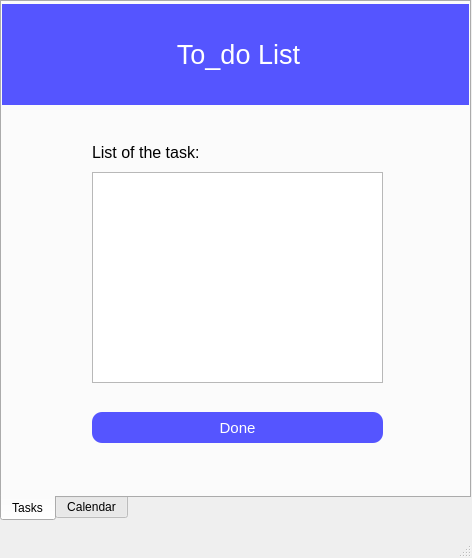
<?xml version="1.0" encoding="UTF-8"?>
<ui version="4.0">
 <class>MainWindow</class>
 <widget class="QMainWindow" name="MainWindow">
  <property name="geometry">
   <rect>
    <x>0</x>
    <y>0</y>
    <width>472</width>
    <height>558</height>
   </rect>
  </property>
  <property name="windowTitle">
   <string>To-do List</string>
  </property>
  <widget class="QWidget" name="centralwidget">
   <widget class="QTabWidget" name="tabWidget">
    <property name="geometry">
     <rect>
      <x>0</x>
      <y>0</y>
      <width>471</width>
      <height>521</height>
     </rect>
    </property>
    <property name="tabPosition">
     <enum>QTabWidget::South</enum>
    </property>
    <property name="tabShape">
     <enum>QTabWidget::Rounded</enum>
    </property>
    <property name="currentIndex">
     <number>0</number>
    </property>
    <widget class="QWidget" name="tab">
     <attribute name="title">
      <string>Tasks</string>
     </attribute>
     <widget class="QListWidget" name="tasklistWidget_view">
      <property name="geometry">
       <rect>
        <x>90</x>
        <y>170</y>
        <width>291</width>
        <height>211</height>
       </rect>
      </property>
      <property name="styleSheet">
       <string notr="true">font: 12pt;</string>
      </property>
     </widget>
     <widget class="QPushButton" name="doneTaskButton">
      <property name="geometry">
       <rect>
        <x>90</x>
        <y>410</y>
        <width>291</width>
        <height>31</height>
       </rect>
      </property>
      <property name="styleSheet">
       <string notr="true">border-radius: 10px;
font: 11pt;
background-color: rgb(85, 85, 255);
color: rgb(255, 255, 255);</string>
      </property>
      <property name="text">
       <string>Done</string>
      </property>
     </widget>
     <widget class="QLabel" name="label_2">
      <property name="geometry">
       <rect>
        <x>-4</x>
        <y>2</y>
        <width>481</width>
        <height>101</height>
       </rect>
      </property>
      <property name="font">
       <font>
        <family>MS Shell Dlg 2</family>
        <pointsize>20</pointsize>
        <weight>9</weight>
        <italic>false</italic>
        <bold>false</bold>
       </font>
      </property>
      <property name="styleSheet">
       <string notr="true">background-color: rgb(85, 85, 255);
color: rgb(255, 255, 255);
font: 75 8pt &quot;MS Shell Dlg 2&quot;;
font: 75 20pt &quot;MS Shell Dlg 2&quot;;</string>
      </property>
      <property name="text">
       <string>To_do List</string>
      </property>
      <property name="alignment">
       <set>Qt::AlignCenter</set>
      </property>
     </widget>
     <widget class="QLabel" name="label_3">
      <property name="geometry">
       <rect>
        <x>90</x>
        <y>140</y>
        <width>141</width>
        <height>21</height>
       </rect>
      </property>
      <property name="text">
       <string>&lt;html&gt;&lt;head/&gt;&lt;body&gt;&lt;p&gt;&lt;span style=&quot; font-size:12pt;&quot;&gt;List of the task:&lt;/span&gt;&lt;/p&gt;&lt;/body&gt;&lt;/html&gt;</string>
      </property>
     </widget>
    </widget>
    <widget class="QWidget" name="tab_2">
     <attribute name="title">
      <string>Calendar</string>
     </attribute>
     <widget class="QCalendarWidget" name="calendarWidget">
      <property name="geometry">
       <rect>
        <x>10</x>
        <y>0</y>
        <width>441</width>
        <height>201</height>
       </rect>
      </property>
      <property name="styleSheet">
       <string notr="true">font: 11pt;</string>
      </property>
     </widget>
     <widget class="QListWidget" name="tasklistWidget">
      <property name="geometry">
       <rect>
        <x>10</x>
        <y>250</y>
        <width>221</width>
        <height>181</height>
       </rect>
      </property>
      <property name="styleSheet">
       <string notr="true">font: 12pt;</string>
      </property>
     </widget>
     <widget class="QLabel" name="label">
      <property name="geometry">
       <rect>
        <x>250</x>
        <y>310</y>
        <width>191</width>
        <height>81</height>
       </rect>
      </property>
      <property name="text">
       <string>&lt;html&gt;&lt;head/&gt;&lt;body&gt;&lt;p align=&quot;center&quot;&gt;&lt;span style=&quot; font-size:11pt;&quot;&gt;No taks for the day.&lt;/span&gt;&lt;/p&gt;&lt;p align=&quot;center&quot;&gt;&lt;span style=&quot; font-size:11pt;&quot;&gt;Click + to create your tasks.&lt;/span&gt;&lt;/p&gt;&lt;/body&gt;&lt;/html&gt;</string>
      </property>
      <property name="alignment">
       <set>Qt::AlignCenter</set>
      </property>
     </widget>
     <widget class="QPushButton" name="saveButton">
      <property name="geometry">
       <rect>
        <x>10</x>
        <y>450</y>
        <width>221</width>
        <height>31</height>
       </rect>
      </property>
      <property name="styleSheet">
       <string notr="true">border-radius: 10px;
font: 11pt;
background-color: rgb(85, 85, 255);
color: rgb(255, 255, 255);</string>
      </property>
      <property name="text">
       <string>Save </string>
      </property>
     </widget>
     <widget class="QPushButton" name="addButton">
      <property name="geometry">
       <rect>
        <x>390</x>
        <y>430</y>
        <width>51</width>
        <height>51</height>
       </rect>
      </property>
      <property name="font">
       <font>
        <pointsize>14</pointsize>
        <weight>50</weight>
        <bold>false</bold>
       </font>
      </property>
      <property name="styleSheet">
       <string notr="true">background-color: rgb(85, 85, 255);
color: rgb(255, 255, 255);
border-style: outset;
border-width: 2px;
border-radius:10px;</string>
      </property>
      <property name="text">
       <string>+</string>
      </property>
     </widget>
     <widget class="QLabel" name="label_4">
      <property name="geometry">
       <rect>
        <x>10</x>
        <y>220</y>
        <width>61</width>
        <height>21</height>
       </rect>
      </property>
      <property name="text">
       <string>Daily tasks</string>
      </property>
     </widget>
    </widget>
   </widget>
  </widget>
  <widget class="QMenuBar" name="menubar">
   <property name="geometry">
    <rect>
     <x>0</x>
     <y>0</y>
     <width>472</width>
     <height>21</height>
    </rect>
   </property>
  </widget>
  <widget class="QStatusBar" name="statusbar"/>
 </widget>
 <resources/>
 <connections/>
</ui>
